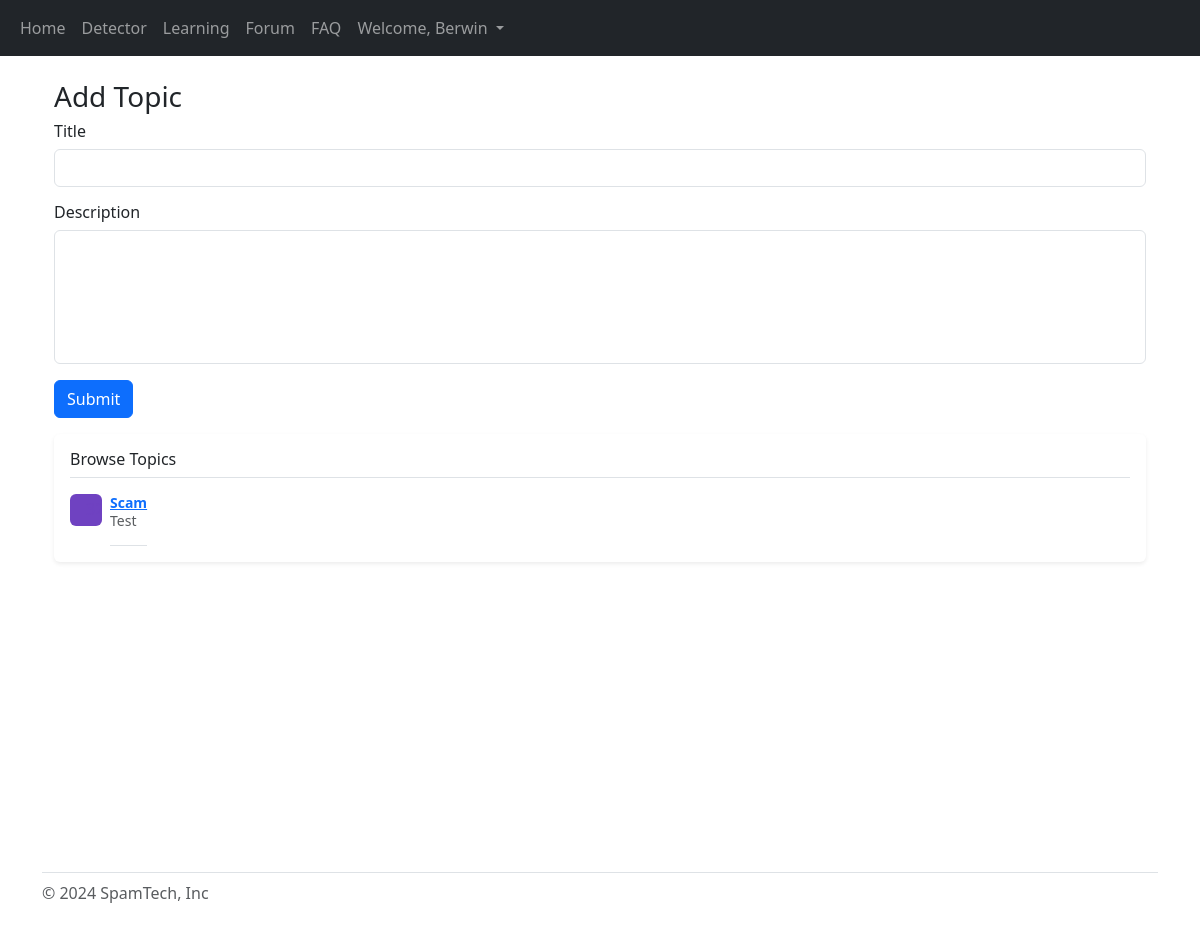
Page /forum (signed in) on the earlier database version.
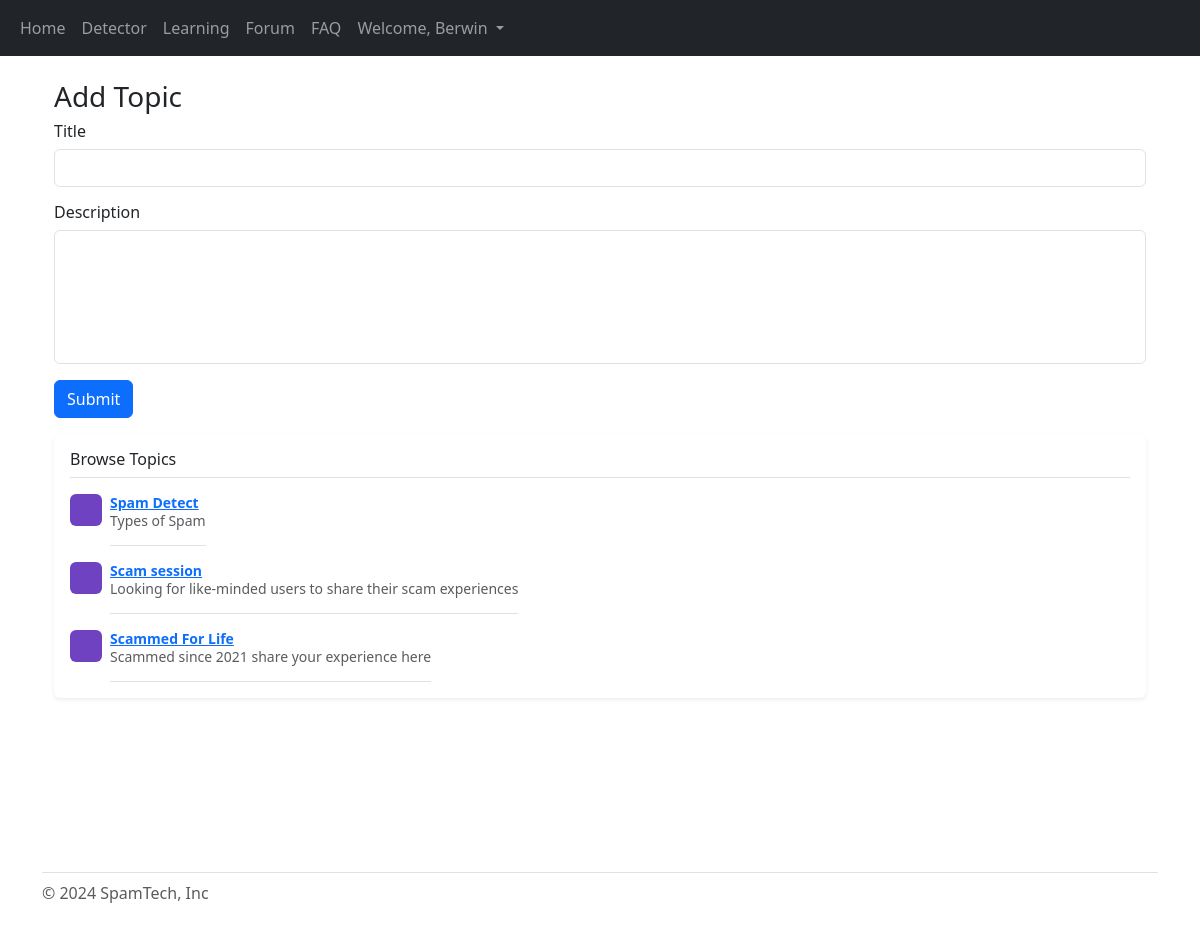
Same page on the later database version.
### website/models.py (models this page shows)
class User(db.Model, UserMixin):
    id = db.Column(db.Integer, primary_key=True)
    email = db.Column(db.String (150), unique=True)
    password = db.Column(db.String (150))
    first_name = db.Column(db.String (150))
    scam = db.relationship('Scams')
    user = db.relationship('FAQ')
    chatbot = db.relationship('Chatbot')

class Topic (db.Model):
    title = db.Column(db.String(150), unique=True, nullable=False, primary_key=True)
    description = db.Column(db.String, nullable=False)
    thread = db.relationship('Thread')

### website/pages/forum.py (the view, shortened to what this page needs)
@forum_page.route ('/forum', methods = ['GET', 'POST'])
@login_required
def topic ():
    topics = db.session.execute (db.select(Topic)).scalars ()
    return render_template ("forum_topic.html", user=current_user, topics=topics)

### website/templates/forum_topic.html (shortened to what this page needs)
{% extends "base/base.html" %} {% block title %} Forum {% endblock %} {% block
content%}
<br />
<div class="container">
  <h1 class="fs-3">Add Topic</h1>
  <form method="POST">
    <div class="form-group mb-3">
      <h3 class="fs-6 my-2">Title</h3>
      <input type="text" class="form-control" name="title" />
    </div>
    <div class="form-group mb-3">
      <h3 class="fs-6 my-2">Description</h3>
      <textarea
        class="form-control"
        name="description"
        rows="5"
        style="resize: none"
      ></textarea>
    </div>
    <button type="submit" class="btn btn-primary">Submit</button>
  </form>
  <div class="my-3 p-3 bg-body rounded shadow-sm">
    <h6 class="border-bottom pb-2 mb-0">Browse Topics</h6>
    {% for item in topics %}
    <div class="d-flex text-muted pt-3">
      <svg
        class="bd-placeholder-img flex-shrink-0 me-2 rounded"
        width="32"
        height="32"
        xmlns="http://www.w3.org/2000/svg"
        role="img"
        aria-label="Placeholder: 32x32"
        preserveAspectRatio="xMidYMid slice"
        focusable="false"
      >
        <text x="50%" y="50%" fill="#6f42c1" dy=".3em">32x32</text>
      </svg>
      <p class="pb-3 mb-0 small lh-sm border-bottom">
        <strong class="d-block text-gray-dark">
          <a href="/forum/{{item.title}}"> {{item.title}} </a></strong
        >
        {{item.description}}
      </p>
    </div>
    {% endfor %}
  </div>
</div>
{% endblock %}

### website/templates/base/base.html (shortened to what this page needs)
<!DOCTYPE html>
<html>
  <head>
    <link
      href="https://cdn.jsdelivr.net/npm/bootstrap@5.3.3/dist/css/bootstrap.min.css"
      rel="stylesheet"
    />
  </head>
  {% if user.is_authenticated %}
  <nav class="navbar navbar-expand-lg navbar-dark bg-dark">
    <div class="container-fluid">
      <div class="collapse navbar-collapse" id="navbarSupportedContent">
        <ul class="navbar-nav me-auto mb-2 mb-lg-0">
          <li class="nav-item">
            <a class="nav-link" id="home" aria-current="page" href="/">Home</a>
          </li>
          <li class="nav-item">
            <a class="nav-link" id="detector" href="/detector">Detector</a>
          </li>
          <li class="nav-item">
            <a class="nav-link" id="learning" href="/learning">Learning</a>
          </li>
          <li class="nav-item">
            <a class="nav-link" id="forum" href="/forum">Forum</a>
          </li>
          <li class="nav-item">
            <a class="nav-link" id="faq" href="/faq">FAQ</a>
          </li>
          <li class="nav-item dropdown">
            <a
              class="nav-link dropdown-toggle"
              href="#"
              role="button"
              data-bs-toggle="dropdown"
              aria-expanded="false"
            >
              Welcome, {{ user.first_name }}
            </a>
          </li>
        </ul>
      </div>
    </div>
  </nav>
  {% endif %}
  <body>
    <div class="container-fluid min-vh-100">
      <div class="container">{% block content %} {% endblock %}</div>
    </div>
    <div id="footer" class="mt-auto container">
      <footer
        class="d-flex flex-wrap justify-content-between align-items-center py-2 my-3 border-top"
      >
        <div class="col-md-4 d-flex align-items-center">
          <span class="mb-3 mb-md-0 text-body-secondary"
            >&copy; 2024 SpamTech, Inc</span
          >
        </div>
      </footer>
    </div>
  </body>
</html>

### website/templates/base/base.html (style rules this page uses)
body { flex-direction: column; margin: 0; }
#footer { background-color: #ffff; }

Differences in the rows shown:
removed Topic: title "Scam", description "Test"
added Topic: title "Spam Detect", description "Types of Spam"
added Topic: title "Scam session", description "Looking for like-minded users to share their scam experiences"
added Topic: title "Scammed For Life", description "Scammed since 2021 share your experience here"
